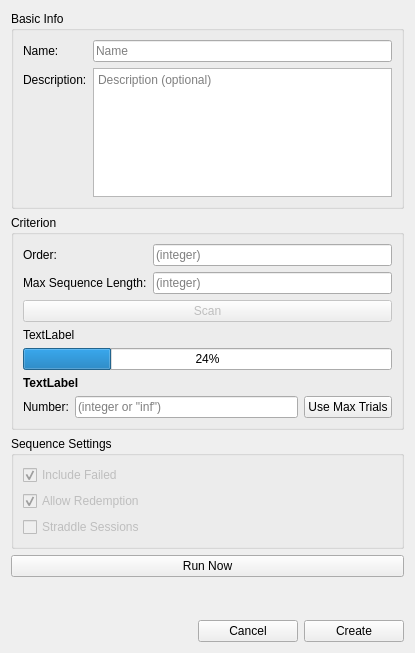
<?xml version="1.0" encoding="UTF-8"?>
<ui version="4.0">
 <class>SettingsDialog</class>
 <widget class="QDialog" name="SettingsDialog">
  <property name="geometry">
   <rect>
    <x>0</x>
    <y>0</y>
    <width>415</width>
    <height>653</height>
   </rect>
  </property>
  <property name="windowTitle">
   <string>Dialog</string>
  </property>
  <layout class="QVBoxLayout" name="verticalLayout">
   <item>
    <widget class="QGroupBox" name="groupBox_3">
     <property name="title">
      <string>Basic Info</string>
     </property>
     <layout class="QFormLayout" name="formLayout">
      <item row="0" column="0">
       <widget class="QLabel" name="label_4">
        <property name="text">
         <string>Name:</string>
        </property>
       </widget>
      </item>
      <item row="1" column="0">
       <widget class="QLabel" name="label_5">
        <property name="text">
         <string>&lt;html&gt;&lt;head/&gt;&lt;body&gt;&lt;p&gt;Description:&lt;/p&gt;&lt;/body&gt;&lt;/html&gt;</string>
        </property>
       </widget>
      </item>
      <item row="1" column="1">
       <widget class="QPlainTextEdit" name="descPlainTextEdit">
        <property name="placeholderText">
         <string>Description (optional)</string>
        </property>
       </widget>
      </item>
      <item row="0" column="1">
       <widget class="QLineEdit" name="nameLineEdit">
        <property name="placeholderText">
         <string>Name</string>
        </property>
       </widget>
      </item>
     </layout>
    </widget>
   </item>
   <item>
    <widget class="QStackedWidget" name="SettingsPages">
     <widget class="QWidget" name="CountsSettingsPage">
      <layout class="QVBoxLayout" name="verticalLayout_2">
       <property name="leftMargin">
        <number>0</number>
       </property>
       <property name="topMargin">
        <number>0</number>
       </property>
       <property name="rightMargin">
        <number>0</number>
       </property>
       <property name="bottomMargin">
        <number>0</number>
       </property>
       <item>
        <widget class="QGroupBox" name="groupBox">
         <property name="title">
          <string>Criterion</string>
         </property>
         <layout class="QVBoxLayout" name="verticalLayout_3">
          <item>
           <layout class="QFormLayout" name="formLayout_3">
            <item row="0" column="0">
             <widget class="QLabel" name="label">
              <property name="text">
               <string>Order:</string>
              </property>
             </widget>
            </item>
            <item row="0" column="1">
             <widget class="QLineEdit" name="criterionOrderLineEdit">
              <property name="placeholderText">
               <string>(integer)</string>
              </property>
             </widget>
            </item>
            <item row="1" column="0">
             <widget class="QLabel" name="label_3">
              <property name="text">
               <string>Max Sequence Length:</string>
              </property>
             </widget>
            </item>
            <item row="1" column="1">
             <widget class="QLineEdit" name="maxSeqLenLineEdit">
              <property name="placeholderText">
               <string>(integer)</string>
              </property>
             </widget>
            </item>
           </layout>
          </item>
          <item>
           <widget class="QPushButton" name="scanButton">
            <property name="enabled">
             <bool>false</bool>
            </property>
            <property name="text">
             <string>Scan</string>
            </property>
           </widget>
          </item>
          <item>
           <widget class="QLabel" name="progressLabel">
            <property name="text">
             <string>TextLabel</string>
            </property>
           </widget>
          </item>
          <item>
           <widget class="QProgressBar" name="progressBar">
            <property name="value">
             <number>24</number>
            </property>
           </widget>
          </item>
          <item>
           <layout class="QHBoxLayout" name="horizontalLayout">
            <item>
             <widget class="QLabel" name="maxLabel">
              <property name="font">
               <font>
                <bold>true</bold>
               </font>
              </property>
              <property name="text">
               <string>TextLabel</string>
              </property>
             </widget>
            </item>
           </layout>
          </item>
          <item>
           <layout class="QHBoxLayout" name="horizontalLayout_3">
            <item>
             <widget class="QLabel" name="label_2">
              <property name="text">
               <string>Number:</string>
              </property>
             </widget>
            </item>
            <item>
             <widget class="QLineEdit" name="criterionNumberLineEdit">
              <property name="placeholderText">
               <string>(integer or &quot;inf&quot;)</string>
              </property>
             </widget>
            </item>
            <item>
             <widget class="QPushButton" name="useNumberButton">
              <property name="text">
               <string>Use Max Trials</string>
              </property>
             </widget>
            </item>
           </layout>
          </item>
         </layout>
        </widget>
       </item>
       <item>
        <widget class="QGroupBox" name="groupBox_2">
         <property name="title">
          <string>Sequence Settings</string>
         </property>
         <layout class="QVBoxLayout" name="verticalLayout_4">
          <item>
           <widget class="QCheckBox" name="criterionIncludeFailedCheck">
            <property name="enabled">
             <bool>false</bool>
            </property>
            <property name="text">
             <string>Include Failed</string>
            </property>
            <property name="checked">
             <bool>true</bool>
            </property>
           </widget>
          </item>
          <item>
           <widget class="QCheckBox" name="criterionAllowRedemptionCheck">
            <property name="enabled">
             <bool>false</bool>
            </property>
            <property name="text">
             <string>Allow Redemption</string>
            </property>
            <property name="checked">
             <bool>true</bool>
            </property>
           </widget>
          </item>
          <item>
           <widget class="QCheckBox" name="straddleSessionsCheck">
            <property name="enabled">
             <bool>false</bool>
            </property>
            <property name="text">
             <string>Straddle Sessions</string>
            </property>
           </widget>
          </item>
         </layout>
        </widget>
       </item>
       <item>
        <spacer name="verticalSpacer_2">
         <property name="orientation">
          <enum>Qt::Vertical</enum>
         </property>
         <property name="sizeHint" stdset="0">
          <size>
           <width>20</width>
           <height>40</height>
          </size>
         </property>
        </spacer>
       </item>
       <item>
        <widget class="QPushButton" name="runButton">
         <property name="minimumSize">
          <size>
           <width>100</width>
           <height>0</height>
          </size>
         </property>
         <property name="text">
          <string>Run Now</string>
         </property>
        </widget>
       </item>
      </layout>
     </widget>
     <widget class="QWidget" name="page_2"/>
    </widget>
   </item>
   <item>
    <spacer name="verticalSpacer">
     <property name="orientation">
      <enum>Qt::Vertical</enum>
     </property>
     <property name="sizeHint" stdset="0">
      <size>
       <width>20</width>
       <height>99</height>
      </size>
     </property>
    </spacer>
   </item>
   <item>
    <layout class="QHBoxLayout" name="horizontalLayout_4">
     <property name="leftMargin">
      <number>0</number>
     </property>
     <property name="topMargin">
      <number>0</number>
     </property>
     <property name="rightMargin">
      <number>0</number>
     </property>
     <property name="bottomMargin">
      <number>0</number>
     </property>
     <item>
      <spacer name="horizontalSpacer">
       <property name="orientation">
        <enum>Qt::Horizontal</enum>
       </property>
       <property name="sizeHint" stdset="0">
        <size>
         <width>40</width>
         <height>20</height>
        </size>
       </property>
      </spacer>
     </item>
     <item>
      <widget class="QPushButton" name="cancelButton">
       <property name="minimumSize">
        <size>
         <width>100</width>
         <height>0</height>
        </size>
       </property>
       <property name="text">
        <string>Cancel</string>
       </property>
      </widget>
     </item>
     <item>
      <widget class="QPushButton" name="createButton">
       <property name="minimumSize">
        <size>
         <width>100</width>
         <height>0</height>
        </size>
       </property>
       <property name="text">
        <string>Create</string>
       </property>
      </widget>
     </item>
    </layout>
   </item>
  </layout>
 </widget>
 <resources/>
 <connections/>
</ui>
